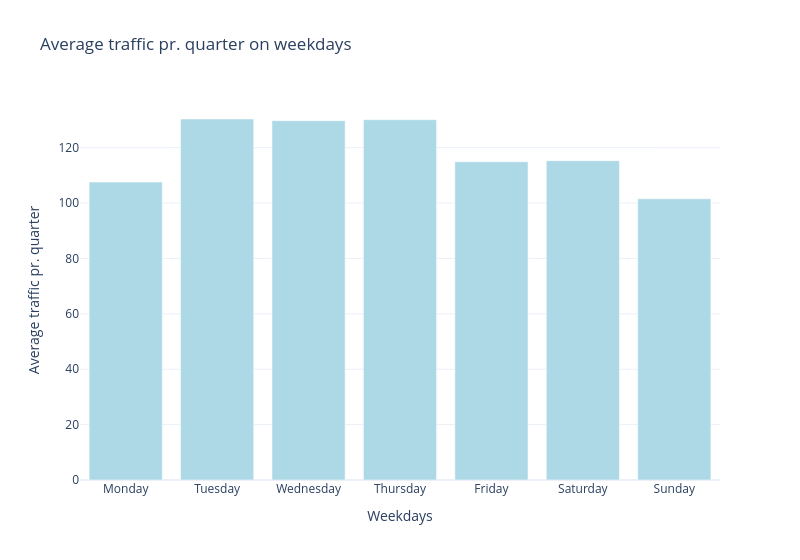

The cell this chart's notebook holds for it:
### Markdown cell above
## Bar plots of average traffic per weekday:
Chosen to highlight differences in traffic volumes between weekdays and weekends, making it easy to compare the relative magnitude of traffic patterns

### Code cell
# Sorting weekdays in the correct order
weekday_order = ["Monday", "Tuesday", "Wednesday", "Thursday", "Friday", "Saturday", "Sunday"]

# Calculating average traffic pr. weekday
avg_by_day = df.groupby("weekday")["Vol"].mean().reset_index()
avg_by_day["weekday"] = pd.Categorical(avg_by_day["weekday"], categories=weekday_order, ordered=True)
avg_by_day = avg_by_day.sort_values("weekday")

# Plotting
fig = px.bar(
    avg_by_day,
    x="weekday",
    y="Vol",
    title="Average traffic pr. quarter on weekdays",
    labels={"Traffic": "Average traffic pr. quarter", "weekday": "Weekday"},
    color_discrete_sequence=["lightblue"],
)

fig.update_layout(
    width=800,
    xaxis_title="Weekdays",
    yaxis_title="Average traffic pr. quarter",
    template="plotly_white"
)
# Vis grafen
fig.show()

### Figure 1 — Plotly figure (JSON) as saved in the notebook; plotly's stock layout.template omitted (floating-point values rounded to 4 significant figures)
{"data": [{"hovertemplate": "Weekday=%{x}<br>Vol=%{y}<extra></extra>", "legendgroup": "", "marker": {"color": "lightblue", "pattern": {"shape": ""}}, "name": "", "orientation": "v", "showlegend": false, "textposition": "auto", "type": "bar", "x": ["Monday", "Tuesday", "Wednesday", "Thursday", "Friday", "Saturday", "Sunday"], "xaxis": "x", "y": [107.6, 130.3, 129.7, 130.1, 114.9, 115.3, 101.5], "yaxis": "y"}], "layout": {"barmode": "relative", "legend": {"tracegroupgap": 0}, "title": {"text": "Average traffic pr. quarter on weekdays"}, "width": 800, "xaxis": {"anchor": "y", "domain": [0, 1], "title": {"text": "Weekdays"}}, "yaxis": {"anchor": "x", "domain": [0, 1], "title": {"text": "Average traffic pr. quarter"}}}}
